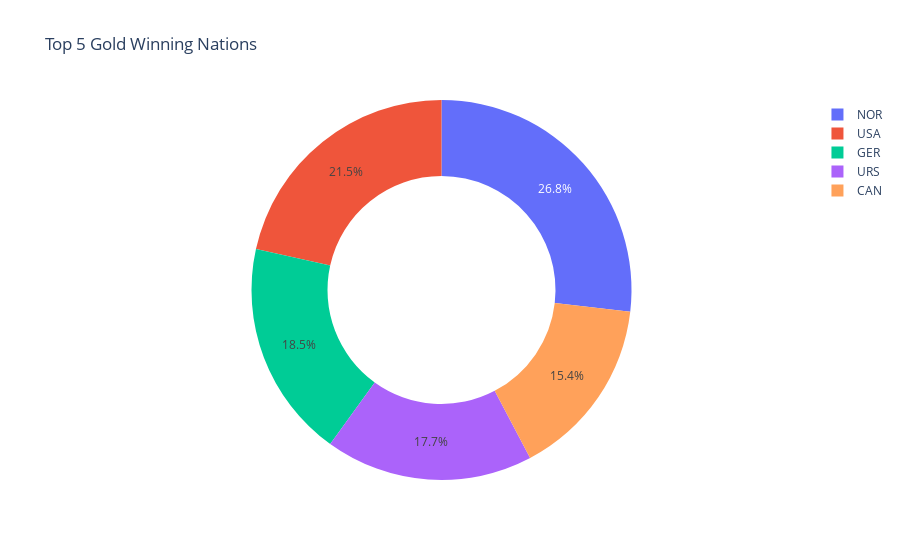

Source (notebook cell):
### Code cell
gold_medal = olympic_data[olympic_data['Medal']=="Gold"] \
            .groupby(["Country"])\
            .count()\
            .sort_values(by='Medal', ascending=False).reset_index()
line_colors = ["red", "blue","green","yellow","orange"]
gold_medal_plot= px.pie(gold_medal.head(5), values='Medal',hole=0.6, names='Country',title= "   Top 5 Gold Winning Nations")
gold_medal_plot.show()

### Figure 1 — Plotly figure (JSON) as saved in the notebook; plotly's stock layout.template omitted (floating-point values rounded to 4 significant figures)
{"data": [{"domain": {"x": [0, 1], "y": [0, 1]}, "hole": 0.6, "hovertemplate": "Country=%{label}<br>Medal=%{value}<extra></extra>", "labels": ["NOR", "USA", "GER", "URS", "CAN"], "legendgroup": "", "name": "", "showlegend": true, "type": "pie", "values": [132, 106, 91, 87, 76]}], "layout": {"legend": {"tracegroupgap": 0}, "title": {"text": "   Top 5 Gold Winning Nations"}}}
